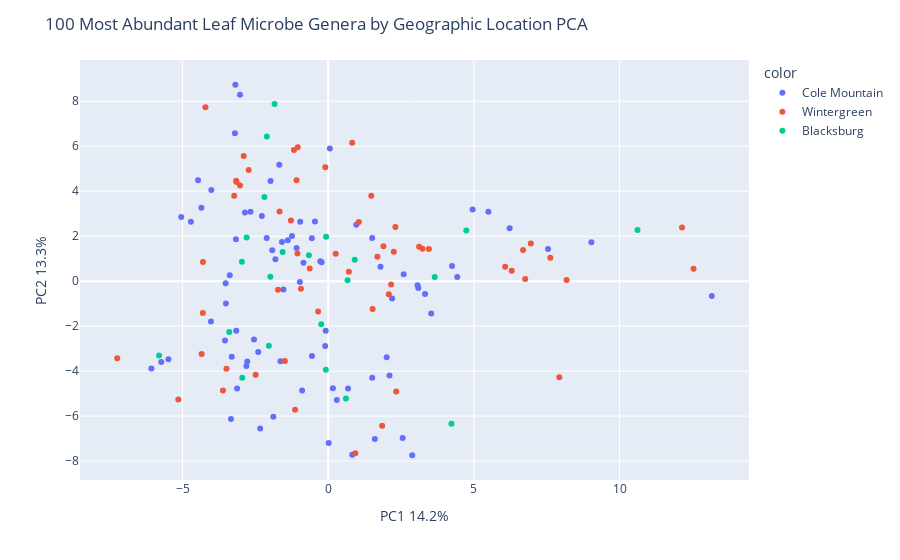

The cell this chart's notebook holds for it:
### Code cell
X = subdf[top_100.index]

newnames = {'0':'Wintergreen', '1': 'Cole Mountain', '2': 'Blacksburg'}


pca = PCA(n_components=2)
components = pca.fit_transform(X)

fig = px.scatter(components, x=0, y=1, color=subdf['site_id'])
fig.update_layout(
    title = "100 Most Abundant Leaf Microbe Genera by Geographic Location PCA",
    xaxis_title="PC1 " + str(round(100*pca.explained_variance_ratio_[0], 1)) + '%',
    yaxis_title="PC2 " + str(round(100*pca.explained_variance_ratio_[1], 1)) + '%')
fig.for_each_trace(lambda t: t.update(name = newnames[t.name]))

fig.show()

### Figure 1 — Plotly figure (JSON) as saved in the notebook; plotly's stock layout.template omitted (floating-point values rounded to 4 significant figures)
{"data": [{"hovertemplate": "color=1<br>0=%{x}<br>1=%{y}<extra></extra>", "legendgroup": "1", "marker": {"color": "#636efa", "symbol": "circle"}, "mode": "markers", "name": "Cole Mountain", "orientation": "v", "showlegend": true, "type": "scatter", "x": [-4.012, -2.667, -1.538, -0.272, -3.029, -4.354, -1.979, -1.245, 0.05562, -3.202, -1.086, -4.027, -1.812, -5.045, -1.588, -3.521, -0.2268, 1.509, -0.561, -3.189, 0.01605, -5.486, -3.544, -0.5578, -0.9731, -3.512, -3.157, -0.8972, 0.2941, -0.08543, -5.732, 4.25, -4.713, -2.112, 1.795, -2.858, -4.469, -0.456, 3.534, 0.9649, 6.226, -0.8502, 5.497, -0.9622, -2.277, 2.884, -2.335, -2.403, 1.6, 4.429, -3.128, 1.511, 2.104, -1.921, -1.39, 3.324, -3.31, 2.006, 0.6813, -0.1043, -2.809, -1.884, 0.8235, -2.778, 4.957, 2.554, -2.548, 3.093, -1.64, -6.07, -1.679, 2.194, 2.59, -3.338, -3.167, -3.381, 13.17, 7.546, 9.032, 3.066, 0.1603], "xaxis": "x", "y": [4.054, 3.084, -0.3748, 0.8899, 8.296, 3.27, 4.458, 2.012, 5.897, 6.575, 1.476, -1.798, 0.972, 2.854, 1.741, -0.08929, 0.8454, 1.925, 1.914, 8.735, -7.193, -3.474, -2.644, -3.329, -0.03185, -0.9969, -2.203, -4.86, -5.287, -2.2, -3.595, 0.6717, 2.647, 1.923, 0.6407, 3.055, 4.483, 2.657, -1.437, 2.511, 2.349, 0.816, 3.092, 2.647, 2.893, -7.742, -6.553, -3.149, -7.015, 0.1798, -4.778, -4.291, -4.19, 1.379, 1.822, -0.5723, -3.366, -3.386, -4.777, -2.883, -3.778, -6.035, -7.724, -3.571, 3.185, -6.976, -2.589, -0.3079, -3.565, -3.888, 5.173, -0.7718, 0.3107, -6.134, 1.859, 0.2581, -0.6556, 1.433, 1.733, -0.1866, -4.764], "yaxis": "y"}, {"hovertemplate": "color=0<br>0=%{x}<br>1=%{y}<extra></extra>", "legendgroup": "0", "marker": {"color": "#EF553B", "symbol": "circle"}, "mode": "markers", "name": "Wintergreen", "orientation": "v", "showlegend": true, "type": "scatter", "x": [-4.305, -2.492, -0.6352, -3.228, -1.67, -1.177, -1.28, 0.9299, -1.487, -1.055, -1.138, -4.299, 1.895, 2.304, 1.851, -1.047, 1.689, -3.493, -4.346, -3.027, -3.151, -1.725, -2.901, -4.215, -3.16, -2.73, -0.1009, 0.8231, 1.478, -1.086, 2.332, 7.932, -0.3471, 2.08, -3.613, -5.147, -7.243, 6.953, 0.7088, 7.623, 3.455, 2.251, 0.2558, 8.181, 2.158, -0.9358, 6.762, 6.687, 3.12, 1.051, 3.236, 6.074, 1.523, 6.298, 12.54, 12.14], "xaxis": "x", "y": [-1.418, -4.167, 0.5666, 3.794, 3.103, 5.833, 2.694, -7.65, -3.549, 1.227, -5.714, 0.8553, 1.554, 2.408, -6.431, 5.96, 1.09, -3.894, -3.24, 4.25, 4.407, -0.3777, 5.566, 7.738, 4.461, 4.941, 5.066, 6.154, 3.803, 4.491, -4.912, -4.279, -1.349, -0.5782, -4.858, -5.268, -3.431, 1.679, 0.4171, 1.041, 1.431, 1.31, 1.215, 0.04694, -0.152, -0.339, 0.09092, 1.385, 1.529, 2.636, 1.446, 0.6416, -1.235, 0.4581, 0.5491, 2.389], "yaxis": "y"}, {"hovertemplate": "color=2<br>0=%{x}<br>1=%{y}<extra></extra>", "legendgroup": "2", "marker": {"color": "#00cc96", "symbol": "circle"}, "mode": "markers", "name": "Blacksburg", "orientation": "v", "showlegend": true, "type": "scatter", "x": [3.655, -0.6639, -1.564, -0.07155, 0.6093, -2.109, -5.806, -3.397, -0.2404, -1.841, -1.986, -0.0812, -2.962, -2.037, 0.9095, 10.61, 4.228, 0.663, -2.951, -2.191, -2.8, 4.739], "xaxis": "x", "y": [0.1887, 1.157, 1.301, 1.979, -5.224, 6.431, -3.301, -2.258, -1.921, 7.876, 0.1995, -3.935, 0.8586, -2.875, 0.9499, 2.274, -6.336, 0.04461, -4.293, 3.746, 1.938, 2.257], "yaxis": "y"}], "layout": {"legend": {"title": {"text": "color"}, "tracegroupgap": 0}, "margin": {"t": 60}, "title": {"text": "100 Most Abundant Leaf Microbe Genera by Geographic Location PCA"}, "xaxis": {"anchor": "y", "domain": [0, 1], "title": {"text": "PC1 14.2%"}}, "yaxis": {"anchor": "x", "domain": [0, 1], "title": {"text": "PC2 13.3%"}}}}
